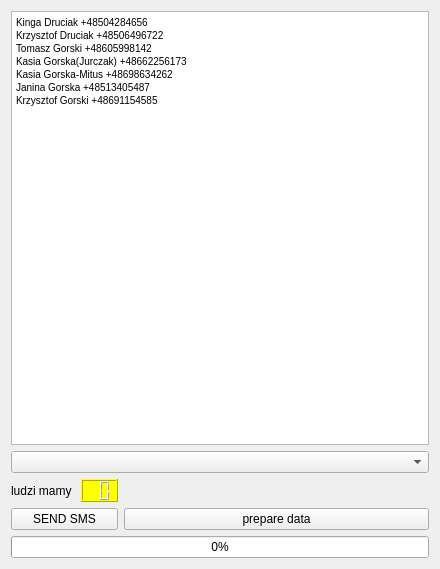
<?xml version="1.0" encoding="UTF-8"?>
<ui version="4.0">
 <class>MainWindow</class>
 <widget class="QMainWindow" name="MainWindow">
  <property name="geometry">
   <rect>
    <x>0</x>
    <y>0</y>
    <width>440</width>
    <height>569</height>
   </rect>
  </property>
  <property name="windowTitle">
   <string>MainWindow</string>
  </property>
  <widget class="QWidget" name="centralWidget">
   <layout class="QGridLayout" name="gridLayout">
    <item row="1" column="0" colspan="3">
     <widget class="QComboBox" name="comboBox"/>
    </item>
    <item row="6" column="0" colspan="3">
     <widget class="QProgressBar" name="progressBar">
      <property name="value">
       <number>0</number>
      </property>
      <property name="alignment">
       <set>Qt::AlignJustify|Qt::AlignVCenter</set>
      </property>
     </widget>
    </item>
    <item row="0" column="0" colspan="3">
     <widget class="QTextBrowser" name="put_text">
      <property name="tabChangesFocus">
       <bool>true</bool>
      </property>
      <property name="undoRedoEnabled">
       <bool>false</bool>
      </property>
      <property name="readOnly">
       <bool>false</bool>
      </property>
      <property name="html">
       <string>&lt;!DOCTYPE HTML PUBLIC &quot;-//W3C//DTD HTML 4.0//EN&quot; &quot;http://www.w3.org/TR/REC-html40/strict.dtd&quot;&gt;
&lt;html&gt;&lt;head&gt;&lt;meta name=&quot;qrichtext&quot; content=&quot;1&quot; /&gt;&lt;style type=&quot;text/css&quot;&gt;
p, li { white-space: pre-wrap; }
&lt;/style&gt;&lt;/head&gt;&lt;body style=&quot; font-family:'MS Shell Dlg 2'; font-size:7.8pt; font-weight:400; font-style:normal;&quot;&gt;
&lt;p style=&quot; margin-top:0px; margin-bottom:0px; margin-left:0px; margin-right:0px; -qt-block-indent:0; text-indent:0px;&quot;&gt;Kinga Druciak +48504284656&lt;/p&gt;
&lt;p style=&quot; margin-top:0px; margin-bottom:0px; margin-left:0px; margin-right:0px; -qt-block-indent:0; text-indent:0px;&quot;&gt;Krzysztof Druciak +48506496722&lt;/p&gt;
&lt;p style=&quot; margin-top:0px; margin-bottom:0px; margin-left:0px; margin-right:0px; -qt-block-indent:0; text-indent:0px;&quot;&gt;Tomasz Gorski +48605998142&lt;/p&gt;
&lt;p style=&quot; margin-top:0px; margin-bottom:0px; margin-left:0px; margin-right:0px; -qt-block-indent:0; text-indent:0px;&quot;&gt;Kasia Gorska(Jurczak) +48662256173&lt;/p&gt;
&lt;p style=&quot; margin-top:0px; margin-bottom:0px; margin-left:0px; margin-right:0px; -qt-block-indent:0; text-indent:0px;&quot;&gt;Kasia Gorska-Mitus +48698634262&lt;/p&gt;
&lt;p style=&quot; margin-top:0px; margin-bottom:0px; margin-left:0px; margin-right:0px; -qt-block-indent:0; text-indent:0px;&quot;&gt;Janina Gorska +48513405487&lt;/p&gt;
&lt;p style=&quot; margin-top:0px; margin-bottom:0px; margin-left:0px; margin-right:0px; -qt-block-indent:0; text-indent:0px;&quot;&gt;Krzysztof Gorski +48691154585&lt;/p&gt;&lt;/body&gt;&lt;/html&gt;</string>
      </property>
     </widget>
    </item>
    <item row="2" column="0">
     <widget class="QLabel" name="label">
      <property name="text">
       <string>ludzi mamy </string>
      </property>
     </widget>
    </item>
    <item row="2" column="1">
     <widget class="QLCDNumber" name="lcdNumber">
      <property name="styleSheet">
       <string notr="true">color: red;
background-color: yellow</string>
      </property>
      <property name="digitCount">
       <number>2</number>
      </property>
     </widget>
    </item>
    <item row="2" column="2">
     <spacer name="horizontalSpacer">
      <property name="orientation">
       <enum>Qt::Horizontal</enum>
      </property>
      <property name="sizeHint" stdset="0">
       <size>
        <width>40</width>
        <height>20</height>
       </size>
      </property>
     </spacer>
    </item>
    <item row="5" column="0" colspan="2">
     <widget class="QPushButton" name="b_sms">
      <property name="text">
       <string>SEND SMS</string>
      </property>
     </widget>
    </item>
    <item row="5" column="2">
     <widget class="QPushButton" name="b_prepareData">
      <property name="text">
       <string>prepare data</string>
      </property>
     </widget>
    </item>
   </layout>
  </widget>
 </widget>
 <layoutdefault spacing="6" margin="11"/>
 <resources/>
 <connections/>
</ui>
